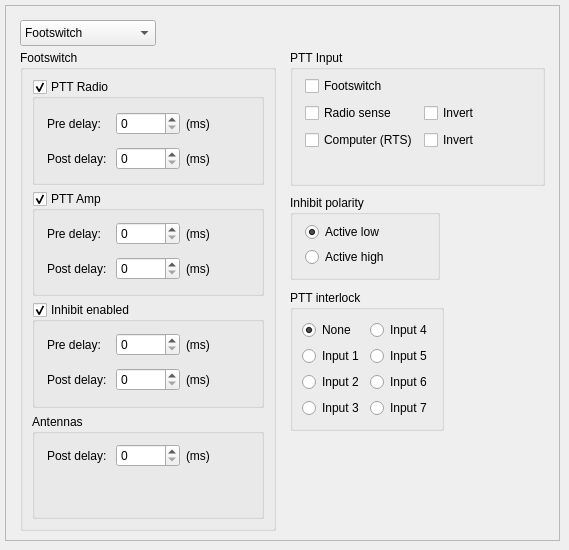
      <widget class="QWidget" name="tabSequencer">
       <attribute name="title">
        <string>Sequencer</string>
       </attribute>
       <widget class="QFrame" name="frameSequencer">
        <property name="geometry">
         <rect>
          <x>5</x>
          <y>5</y>
          <width>555</width>
          <height>536</height>
         </rect>
        </property>
        <property name="frameShape">
         <enum>QFrame::StyledPanel</enum>
        </property>
        <property name="frameShadow">
         <enum>QFrame::Raised</enum>
        </property>
        <widget class="QGroupBox" name="groupBoxSequencer">
         <property name="geometry">
          <rect>
           <x>15</x>
           <y>45</y>
           <width>256</width>
           <height>481</height>
          </rect>
         </property>
         <property name="title">
          <string>Footswitch</string>
         </property>
         <property name="flat">
          <bool>false</bool>
         </property>
         <property name="checkable">
          <bool>false</bool>
         </property>
         <property name="checked">
          <bool>false</bool>
         </property>
         <layout class="QVBoxLayout" name="verticalLayout_12">
          <item>
           <widget class="QGroupBox" name="groupBoxSequencerPTTRadio">
            <property name="title">
             <string>PTT Radio</string>
            </property>
            <property name="checkable">
             <bool>true</bool>
            </property>
            <property name="checked">
             <bool>true</bool>
            </property>
            <widget class="QWidget" name="layoutWidget">
             <property name="geometry">
              <rect>
               <x>15</x>
               <y>27</y>
               <width>202</width>
               <height>70</height>
              </rect>
             </property>
             <layout class="QGridLayout" name="gridLayout_5">
              <item row="0" column="0">
               <widget class="QLabel" name="labelSequencerPreDelay1">
                <property name="enabled">
                 <bool>true</bool>
                </property>
                <property name="text">
                 <string>Pre delay:</string>
                </property>
               </widget>
              </item>
              <item row="0" column="1">
               <widget class="QSpinBox" name="spinBoxSequencerPTTRadioPreDelay">
                <property name="enabled">
                 <bool>true</bool>
                </property>
                <property name="maximum">
                 <number>2555</number>
                </property>
                <property name="singleStep">
                 <number>10</number>
                </property>
               </widget>
              </item>
              <item row="0" column="2">
               <widget class="QLabel" name="labelSequencerms1">
                <property name="enabled">
                 <bool>true</bool>
                </property>
                <property name="text">
                 <string>(ms)</string>
                </property>
               </widget>
              </item>
              <item row="1" column="0">
               <widget class="QLabel" name="labelSequencerPostDelay1">
                <property name="enabled">
                 <bool>true</bool>
                </property>
                <property name="text">
                 <string>Post delay:</string>
                </property>
               </widget>
              </item>
              <item row="1" column="1">
               <widget class="QSpinBox" name="spinBoxSequencerPTTRadioPostDelay">
                <property name="enabled">
                 <bool>true</bool>
                </property>
                <property name="maximum">
                 <number>2555</number>
                </property>
                <property name="singleStep">
                 <number>10</number>
                </property>
               </widget>
              </item>
              <item row="1" column="2">
               <widget class="QLabel" name="labelSequencerms2">
                <property name="enabled">
                 <bool>true</bool>
                </property>
                <property name="text">
                 <string>(ms)</string>
                </property>
               </widget>
              </item>
             </layout>
            </widget>
           </widget>
          </item>
          <item>
           <widget class="QGroupBox" name="groupBoxSequencerPTTAmp">
            <property name="title">
             <string>PTT Amp</string>
            </property>
            <property name="checkable">
             <bool>true</bool>
            </property>
            <widget class="QWidget" name="layoutWidget">
             <property name="geometry">
              <rect>
               <x>15</x>
               <y>25</y>
               <width>202</width>
               <height>70</height>
              </rect>
             </property>
             <layout class="QGridLayout" name="gridLayout_6">
              <item row="0" column="0">
               <widget class="QLabel" name="labelSequencerPreDelay2">
                <property name="enabled">
                 <bool>true</bool>
                </property>
                <property name="text">
                 <string>Pre delay:</string>
                </property>
               </widget>
              </item>
              <item row="0" column="1">
               <widget class="QSpinBox" name="spinBoxSequencerPTTAmpPreDelay">
                <property name="enabled">
                 <bool>true</bool>
                </property>
                <property name="maximum">
                 <number>2555</number>
                </property>
                <property name="singleStep">
                 <number>10</number>
                </property>
               </widget>
              </item>
              <item row="0" column="2">
               <widget class="QLabel" name="labelSequencerms3">
                <property name="enabled">
                 <bool>true</bool>
                </property>
                <property name="text">
                 <string>(ms)</string>
                </property>
               </widget>
              </item>
              <item row="1" column="0">
               <widget class="QLabel" name="labelSequencerPostDelay2">
                <property name="enabled">
                 <bool>true</bool>
                </property>
                <property name="text">
                 <string>Post delay:</string>
                </property>
               </widget>
              </item>
              <item row="1" column="1">
               <widget class="QSpinBox" name="spinBoxSequencerPTTAmpPostDelay">
                <property name="enabled">
                 <bool>true</bool>
                </property>
                <property name="maximum">
                 <number>2555</number>
                </property>
                <property name="singleStep">
                 <number>10</number>
                </property>
               </widget>
              </item>
              <item row="1" column="2">
               <widget class="QLabel" name="labelSequencerms4">
                <property name="enabled">
                 <bool>true</bool>
                </property>
                <property name="text">
                 <string>(ms)</string>
                </property>
               </widget>
              </item>
             </layout>
            </widget>
           </widget>
          </item>
          <item>
           <widget class="QGroupBox" name="groupBoxSequencerInhibitEnabled">
            <property name="title">
             <string>Inhibit enabled</string>
            </property>
            <property name="checkable">
             <bool>true</bool>
            </property>
            <widget class="QWidget" name="layoutWidget_4">
             <property name="geometry">
              <rect>
               <x>15</x>
               <y>25</y>
               <width>202</width>
               <height>70</height>
              </rect>
             </property>
             <layout class="QGridLayout" name="gridLayout_10">
              <item row="0" column="0">
               <widget class="QLabel" name="labelSequencerPreDelay3_2">
                <property name="enabled">
                 <bool>true</bool>
                </property>
                <property name="text">
                 <string>Pre delay:</string>
                </property>
               </widget>
              </item>
              <item row="0" column="2">
               <widget class="QLabel" name="labelSequencerms5_2">
                <property name="enabled">
                 <bool>true</bool>
                </property>
                <property name="text">
                 <string>(ms)</string>
                </property>
               </widget>
              </item>
              <item row="1" column="0">
               <widget class="QLabel" name="labelSequencerPostDelay3_2">
                <property name="enabled">
                 <bool>true</bool>
                </property>
                <property name="text">
                 <string>Post delay:</string>
                </property>
               </widget>
              </item>
              <item row="1" column="2">
               <widget class="QLabel" name="labelSequencerms6_2">
                <property name="enabled">
                 <bool>true</bool>
                </property>
                <property name="text">
                 <string>(ms)</string>
                </property>
               </widget>
              </item>
              <item row="0" column="1">
               <widget class="QSpinBox" name="spinBoxSequencerInhibitPredelay">
                <property name="enabled">
                 <bool>true</bool>
                </property>
                <property name="maximum">
                 <number>2555</number>
                </property>
                <property name="singleStep">
                 <number>10</number>
                </property>
               </widget>
              </item>
              <item row="1" column="1">
               <widget class="QSpinBox" name="spinBoxSequencerInhibitPostdelay">
                <property name="enabled">
                 <bool>true</bool>
                </property>
                <property name="maximum">
                 <number>2555</number>
                </property>
                <property name="singleStep">
                 <number>10</number>
                </property>
               </widget>
              </item>
             </layout>
            </widget>
           </widget>
          </item>
          <item>
           <widget class="QGroupBox" name="groupBoxSequencerAntenna">
            <property name="title">
             <string>Antennas</string>
            </property>
            <widget class="QWidget" name="layoutWidget">
             <property name="geometry">
              <rect>
               <x>15</x>
               <y>25</y>
               <width>202</width>
               <height>33</height>
              </rect>
             </property>
             <layout class="QGridLayout" name="gridLayout_8">
              <item row="0" column="0">
               <widget class="QLabel" name="labelSequencerAntennaPostDelay">
                <property name="text">
                 <string>Post delay:</string>
                </property>
               </widget>
              </item>
              <item row="0" column="1">
               <widget class="QSpinBox" name="spinBoxSequencerAntennaPostDelay">
                <property name="maximum">
                 <number>2555</number>
                </property>
                <property name="singleStep">
                 <number>10</number>
                </property>
               </widget>
              </item>
              <item row="0" column="2">
               <widget class="QLabel" name="labelSequencerms7">
                <property name="text">
                 <string>(ms)</string>
                </property>
               </widget>
              </item>
             </layout>
            </widget>
           </widget>
          </item>
         </layout>
        </widget>
        <widget class="QComboBox" name="comboBoxSequencerSelect">
         <property name="geometry">
          <rect>
           <x>15</x>
           <y>15</y>
           <width>136</width>
           <height>26</height>
          </rect>
         </property>
         <item>
          <property name="text">
           <string>Footswitch</string>
          </property>
         </item>
         <item>
          <property name="text">
           <string>Computer</string>
          </property>
         </item>
         <item>
          <property name="text">
           <string>Radio sense</string>
          </property>
         </item>
        </widget>
        <widget class="QGroupBox" name="groupBoxSequencer_2">
         <property name="geometry">
          <rect>
           <x>285</x>
           <y>45</y>
           <width>255</width>
           <height>136</height>
          </rect>
         </property>
         <property name="title">
          <string>PTT Input</string>
         </property>
         <widget class="QWidget" name="layoutWidget">
          <property name="geometry">
           <rect>
            <x>15</x>
            <y>25</y>
            <width>190</width>
            <height>77</height>
           </rect>
          </property>
          <layout class="QGridLayout" name="gridLayout_9">
           <item row="0" column="0">
            <widget class="QCheckBox" name="checkBoxPTTInputFootswitch">
             <property name="text">
              <string>Footswitch</string>
             </property>
            </widget>
           </item>
           <item row="1" column="0">
            <widget class="QCheckBox" name="checkBoxPTTInputRadioSense">
             <property name="text">
              <string>Radio sense</string>
             </property>
            </widget>
           </item>
           <item row="1" column="1">
            <widget class="QCheckBox" name="checkBoxPTTInputRadioSenseInverted">
             <property name="text">
              <string>Invert</string>
             </property>
            </widget>
           </item>
           <item row="2" column="0">
            <widget class="QCheckBox" name="checkBoxPTTInputComputerRTS">
             <property name="text">
              <string>Computer (RTS)</string>
             </property>
            </widget>
           </item>
           <item row="2" column="1">
            <widget class="QCheckBox" name="checkBoxPTTInputComputerRTSInverted">
             <property name="text">
              <string>Invert</string>
             </property>
            </widget>
           </item>
          </layout>
         </widget>
        </widget>
        <widget class="QGroupBox" name="groupBoxSequencer_3">
         <property name="geometry">
          <rect>
           <x>285</x>
           <y>190</y>
           <width>150</width>
           <height>85</height>
          </rect>
         </property>
         <property name="title">
          <string>Inhibit polarity</string>
         </property>
         <widget class="QRadioButton" name="radioButtonInhibitPolarityActiveLow">
          <property name="geometry">
           <rect>
            <x>15</x>
            <y>25</y>
            <width>115</width>
            <height>24</height>
           </rect>
          </property>
          <property name="text">
           <string>Active low</string>
          </property>
          <property name="checked">
           <bool>true</bool>
          </property>
         </widget>
         <widget class="QRadioButton" name="radioButtonInhibitPolarityActiveHigh">
          <property name="geometry">
           <rect>
            <x>15</x>
            <y>50</y>
            <width>115</width>
            <height>24</height>
           </rect>
          </property>
          <property name="text">
           <string>Active high</string>
          </property>
         </widget>
        </widget>
        <widget class="QGroupBox" name="groupBoxPTTInterlock">
         <property name="geometry">
          <rect>
           <x>285</x>
           <y>285</y>
           <width>154</width>
           <height>141</height>
          </rect>
         </property>
         <property name="title">
          <string>PTT interlock</string>
         </property>
         <layout class="QVBoxLayout" name="verticalLayout_14">
          <item>
           <layout class="QGridLayout" name="gridLayout_15">
            <item row="0" column="0">
             <widget class="QRadioButton" name="radioButtonPTTInterlockNone">
              <property name="text">
               <string>None</string>
              </property>
              <property name="checked">
               <bool>true</bool>
              </property>
             </widget>
            </item>
            <item row="0" column="1">
             <widget class="QRadioButton" name="radioButtonPTTInterlockInput4">
              <property name="text">
               <string>Input 4</string>
              </property>
             </widget>
            </item>
            <item row="1" column="0">
             <widget class="QRadioButton" name="radioButtonPTTInterlockInput1">
              <property name="text">
               <string>Input 1</string>
              </property>
             </widget>
            </item>
            <item row="1" column="1">
             <widget class="QRadioButton" name="radioButtonPTTInterlockInput5">
              <property name="text">
               <string>Input 5</string>
              </property>
             </widget>
            </item>
            <item row="2" column="0">
             <widget class="QRadioButton" name="radioButtonPTTInterlockInput2">
              <property name="text">
               <string>Input 2</string>
              </property>
             </widget>
            </item>
            <item row="2" column="1">
             <widget class="QRadioButton" name="radioButtonPTTInterlockInput6">
              <property name="text">
               <string>Input 6</string>
              </property>
             </widget>
            </item>
            <item row="3" column="0">
             <widget class="QRadioButton" name="radioButtonPTTInterlockInput3">
              <property name="text">
               <string>Input 3</string>
              </property>
             </widget>
            </item>
            <item row="3" column="1">
             <widget class="QRadioButton" name="radioButtonPTTInterlockInput7">
              <property name="text">
               <string>Input 7</string>
              </property>
             </widget>
            </item>
           </layout>
          </item>
         </layout>
        </widget>
       </widget>
      </widget>
